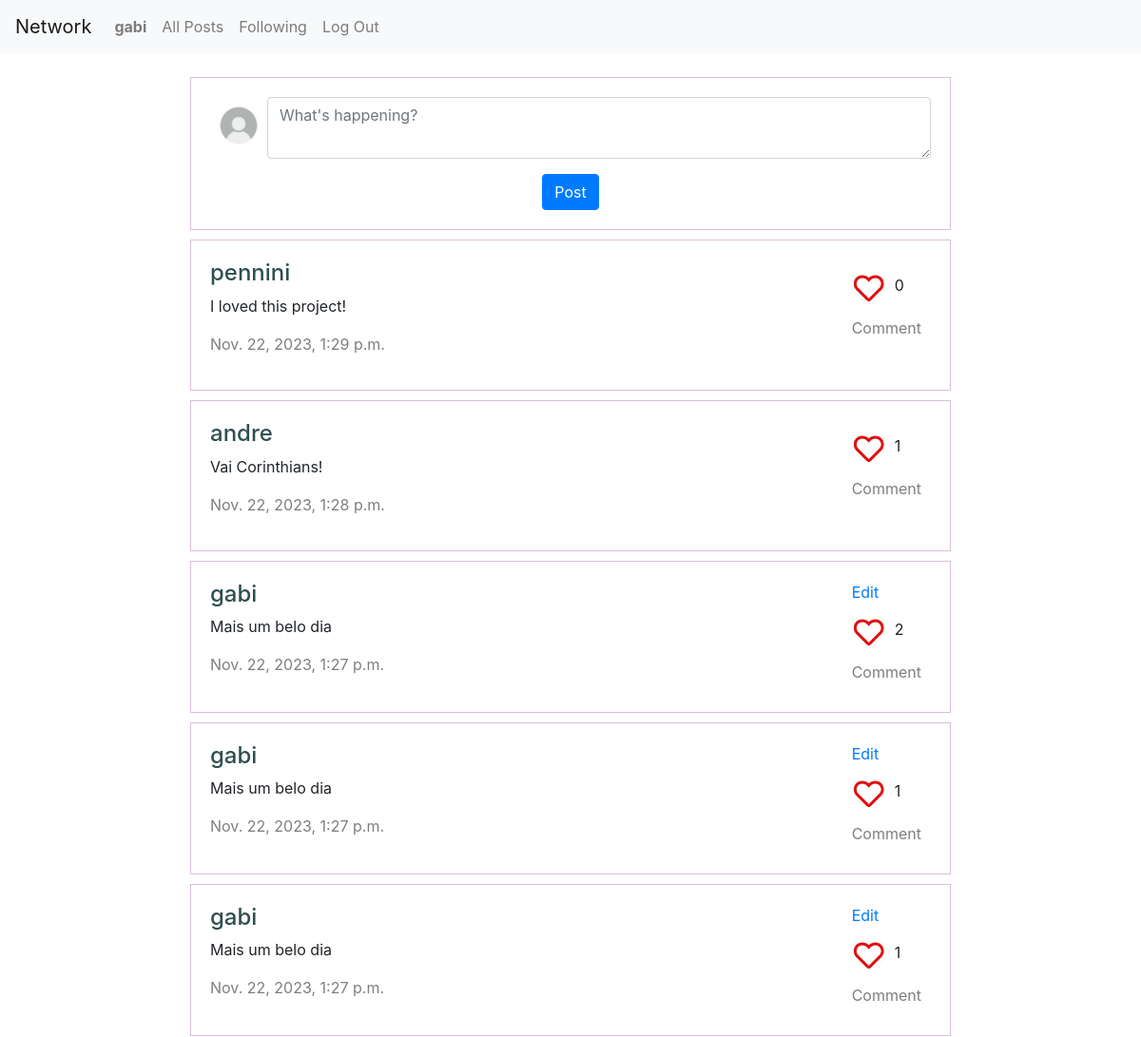
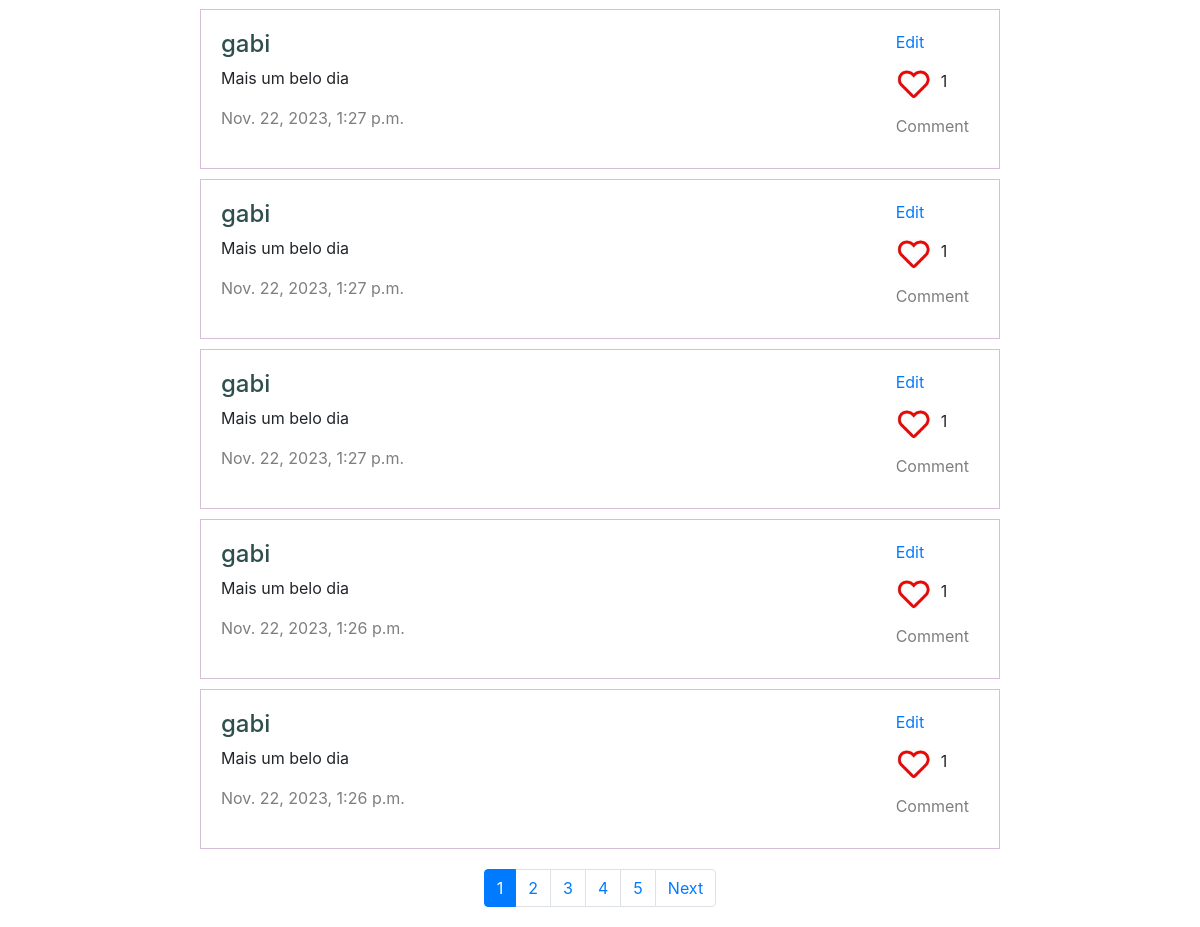
Before: / (signed in) with the older database file (2 pictures, top to bottom).
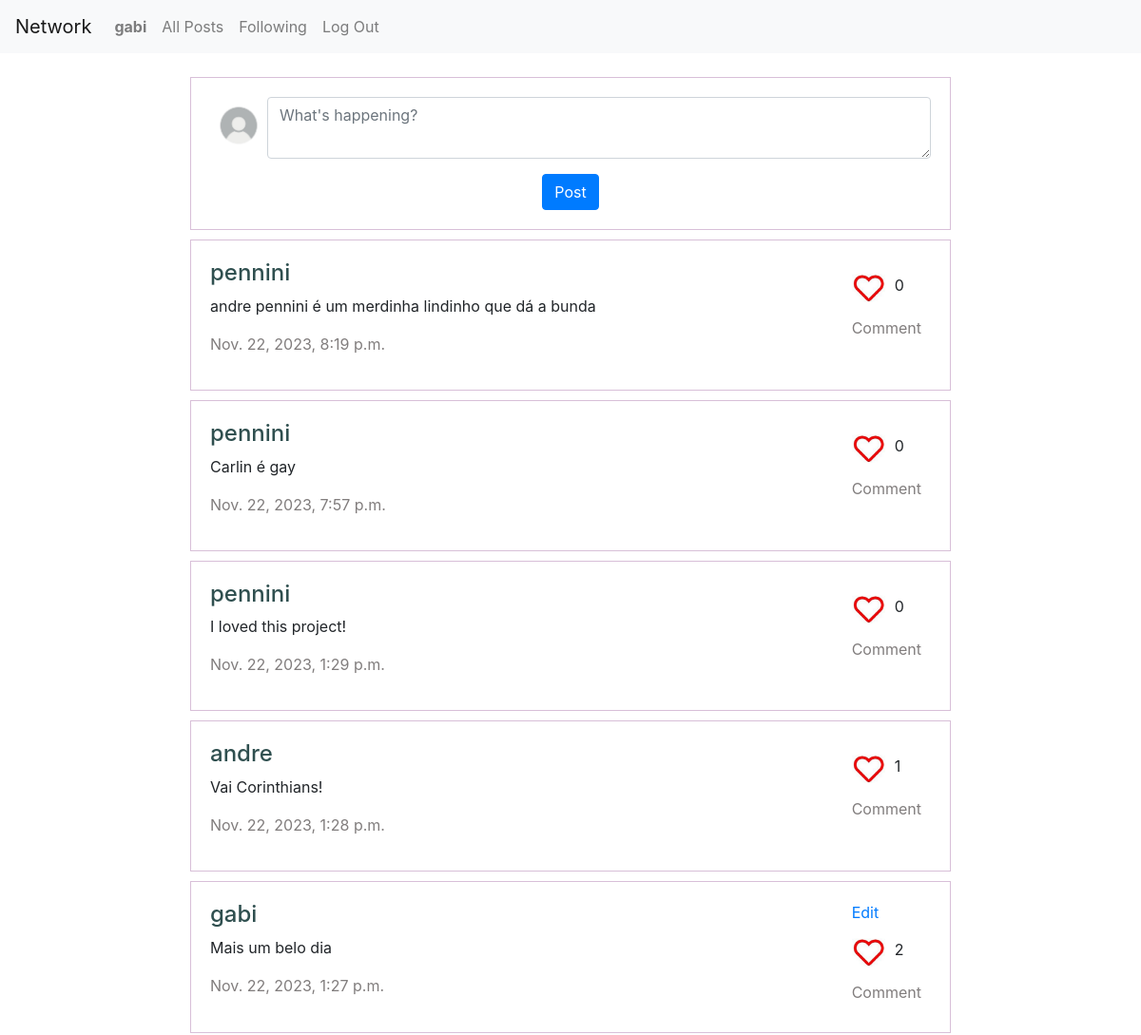
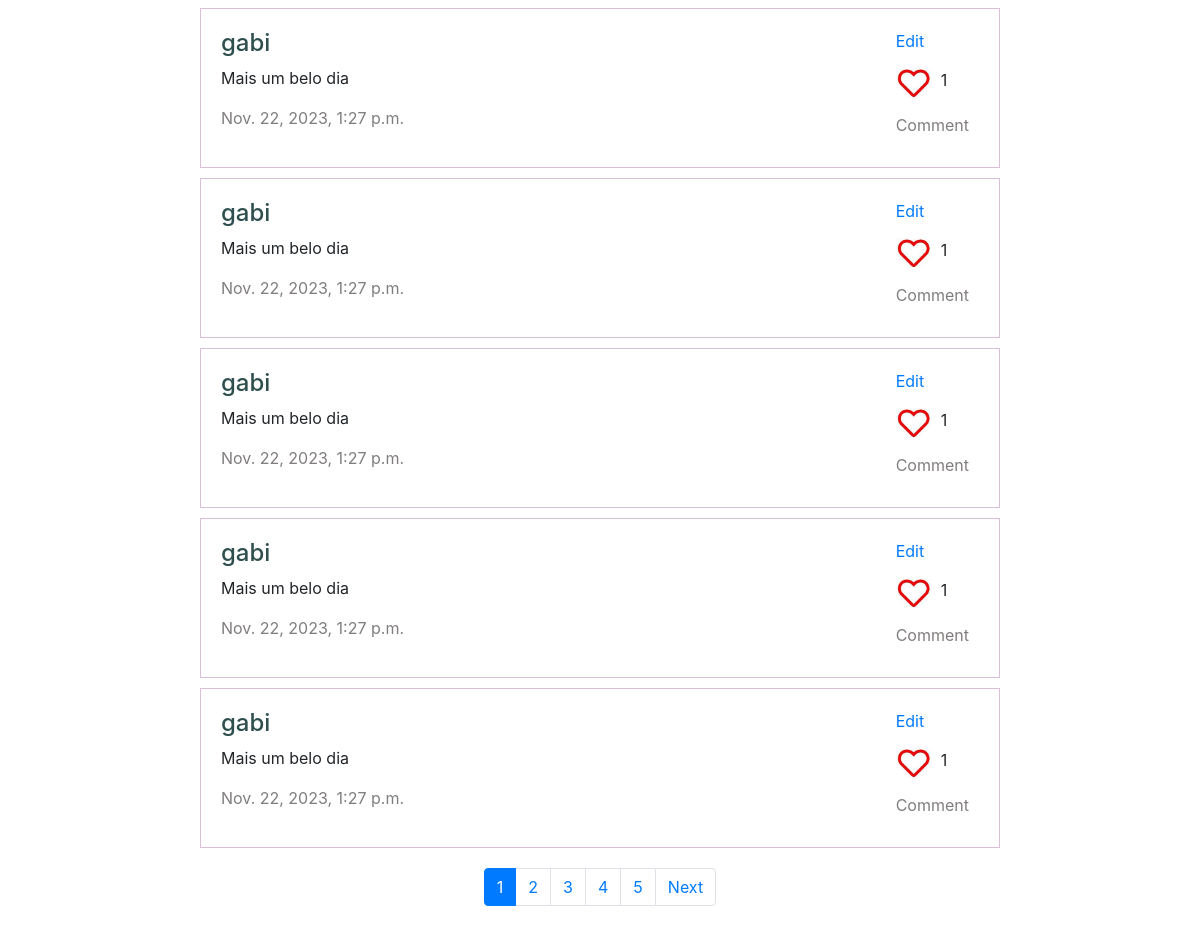
After: the same page with the newer database file (2 pictures, top to bottom).
### network/models.py (models this page shows, shortened)
class Post(models.Model):
    user = models.ForeignKey(User, on_delete=models.CASCADE, related_name="posts")
    content = models.TextField()
    timestamp = models.DateTimeField(auto_now_add=True)
    likes_post = models.IntegerField(default=0)

class User(AbstractUser):
    pass

### network/views.py (the view)
# urls.py: path("", views.index, name="index"),
def index(request):
    if request.user.is_authenticated:
        posts = Post.objects.order_by("-timestamp").all()
        p = Paginator(posts, 10)
        page_number = request.GET.get('page')
        page_obj = p.get_page(page_number)
        liked_posts = set(request.user.likes.filter(like=True).values_list('post_id', flat=True))
        for post in page_obj:
            post.is_liked = post.id in liked_posts
        return render(request, "network/index.html", {
            "page_obj": page_obj,
            "page_count": range(1, p.count + 1)
        })
    else:
        return HttpResponseRedirect(reverse("login"))

### network/templates/network/index.html (shortened to what this page needs)
{% extends "network/layout_posts.html" %}
{% load static %}
{% block content %}
    <div class="post">
        <form id="compose-post">
            <div class="form-group">
                <img src="{% static 'network/images/avatar.jpg' %}" alt="ícone avatar" class="icone">
                <textarea maxlength="300" type="text" id="text-post" class="form-control" placeholder="What's happening?"></textarea>
            </div>
            <input type="submit" value="Post" class="btn btn-primary">
        </form>
    </div>
{% endblock content %}

### network/templates/network/layout_posts.html (shortened to what this page needs)
{% extends "network/layout.html" %}
{% load static %}
{% block body %}
    {% for post in page_obj %}
        <div class="post-views">
            <div class="post-content" id="post-content-{{ post.id }}">
                <span>
                    <a href="{% url 'profile' post.user.id %}" class="user-id"><h4>{{ post.user }}</h4></a>
                    <p id="textarea-{{ post.id }}">{{ post.content }}</p>
                    <p class="timestamp">{{ post.timestamp }}</p>
                </span>
                <span>
                    <div class="post-interaction">
                        {% if user.id == post.user.id %}
                            <div class="post-but">
                                <a href="#" class="edit-post" data-id="{{ post.id }}">Edit</a>
                            </div>
                        {% endif %}
                        <div class="like-but">
                            <a href="#" class="like-post">
                                {% if post.is_liked %}
                                    <img data-id="{{ post.id }}" src="{% static 'network/images/like.png' %}" alt="like button" class="icone-like">
                                {% else %}
                                    <img data-id="{{ post.id }}" src="{% static 'network/images/unlike.png' %}" alt="like button" class="icone-like">
                                {% endif %}
                            </a>
                            <div id="like-{{ post.id }}">{{ post.likes_post }}</div>
                        </div>
                        <div class="post-but">
                            <a href="#" class="comment-post" data-id="{{ post.id }}">Comment</a>
                        </div>
                    </div>
                </span>
            </div>
        </div>
    {% endfor %}
    <nav id="pagination" aria-label="Page navigation example">
        <ul class="pagination justify-content-center">
          {% for i in page_obj.paginator.page_range %}
            {% if page_obj.number == i %}
                <li class="page-item active" aria-current="page">
                    <a class="page-link" href="?page={{ i }}">{{ i }} <span class="sr-only">(current)</span></a>
                </li>
            {% else %}
                <li class="page-item"><a class="page-link" href="?page={{ i }}">{{ i }}</a></li>
            {% endif %}
          {% endfor %}
          {% if page_obj.has_next %}
            <li class="page-item">
                <a class="page-link" href="?page={{ page_obj.next_page_number }}">Next</a>
            </li>
          {% endif %}
        </ul>
    </nav>
{% endblock body %}

Changed rows visible on the page:
no longer on this page (row unchanged): Post: user "gabi", content "Mais um belo dia", timestamp "Nov. 22, 2023, 1:26 p.m.", likes_post "1"
no longer on this page (row unchanged): Post: user "gabi", content "Mais um belo dia", timestamp "Nov. 22, 2023, 1:26 p.m.", likes_post "1"
added Post: user "pennini", content "andre pennini é um merdinha lindinho que dá a bunda", timestamp "Nov. 22, 2023, 8:19 p.m.", likes_post "0"
added Post: user "pennini", content "Carlin é gay", timestamp "Nov. 22, 2023, 7:57 p.m.", likes_post "0"
